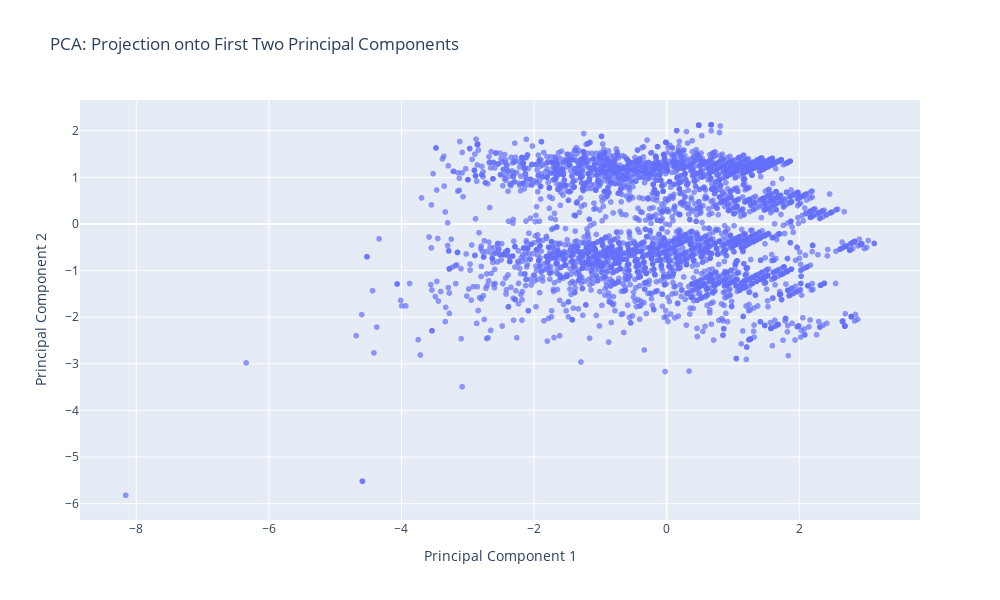

Notebook code cell kept with this figure:
### Code cell
plt1 = px.scatter(df_plot,x="PC1",y="PC2",title='PCA: Projection onto First Two Principal Components',
                 labels={'PC1': 'Principal Component 1', 'PC2': 'Principal Component 2'},
                 opacity=0.7)
plt1.update_layout(
    width=1000,  # Set the width of the plot
    height=600,  # Set the height of the plot
)

### Figure 1 — Plotly figure (JSON) as saved in the notebook; plotly's stock layout.template omitted (floating-point values rounded to 4 significant figures; data arrays with more than 128 entries replaced by an {"elided": "..."} marker saying what was removed)
{"data": [{"hovertemplate": "Principal Component 1=%{x}<br>Principal Component 2=%{y}<extra></extra>", "legendgroup": "", "marker": {"color": "#636efa", "opacity": 0.7, "symbol": "circle"}, "mode": "markers", "name": "", "showlegend": false, "type": "scattergl", "x": {"elided": "4340 float values"}, "xaxis": "x", "y": {"elided": "4340 float values"}, "yaxis": "y"}], "layout": {"height": 600, "legend": {"tracegroupgap": 0}, "title": {"text": "PCA: Projection onto First Two Principal Components"}, "width": 1000, "xaxis": {"anchor": "y", "domain": [0, 1], "title": {"text": "Principal Component 1"}}, "yaxis": {"anchor": "x", "domain": [0, 1], "title": {"text": "Principal Component 2"}}}}
